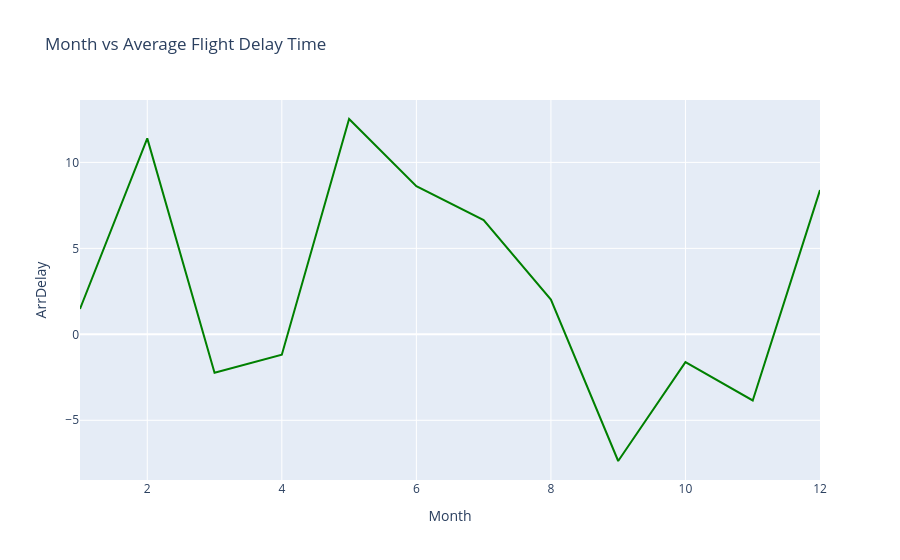

The notebook cell saved with this chart:
### Code cell
# 再试一个年份 2019
fig_2019 = get_graph('2019')
fig_2019.show()

### Figure 1 — Plotly figure (JSON) as saved in the notebook; plotly's stock layout.template omitted (floating-point values rounded to 4 significant figures)
{"data": [{"marker": {"color": "green"}, "mode": "lines", "type": "scatter", "x": [1, 2, 3, 4, 5, 6, 7, 8, 9, 10, 11, 12], "y": [1.475, 11.4, -2.236, -1.186, 12.52, 8.613, 6.644, 2.025, -7.368, -1.617, -3.846, 8.387]}], "layout": {"title": {"text": "Month vs Average Flight Delay Time"}, "xaxis": {"title": {"text": "Month"}}, "yaxis": {"title": {"text": "ArrDelay"}}}}
